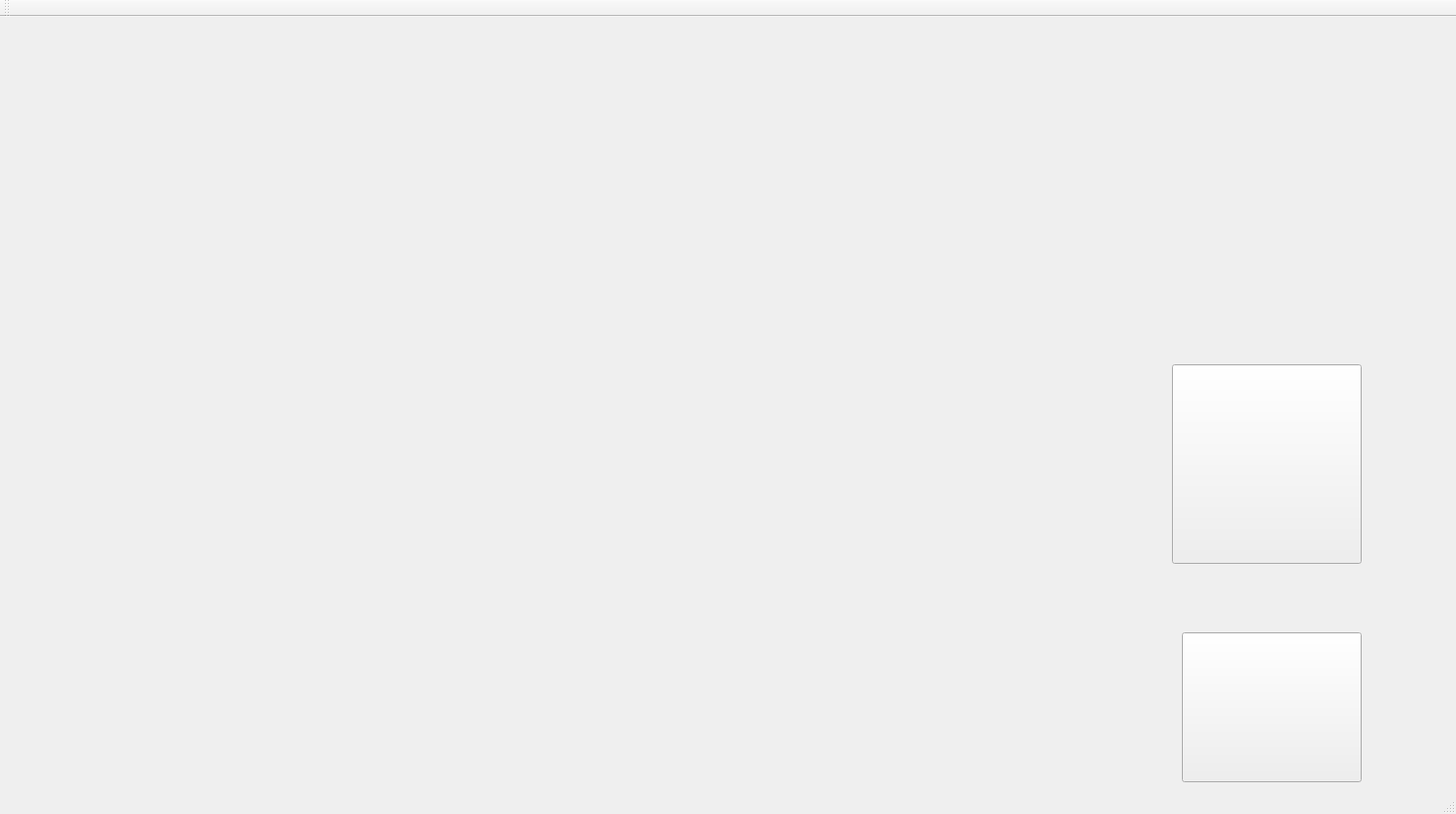
<?xml version="1.0" encoding="UTF-8"?>
<ui version="4.0">
 <class>MainWindow1</class>
 <widget class="QMainWindow" name="MainWindow1">
  <property name="geometry">
   <rect>
    <x>0</x>
    <y>0</y>
    <width>1466</width>
    <height>820</height>
   </rect>
  </property>
  <property name="minimumSize">
   <size>
    <width>1466</width>
    <height>820</height>
   </size>
  </property>
  <property name="maximumSize">
   <size>
    <width>1466</width>
    <height>820</height>
   </size>
  </property>
  <property name="windowTitle">
   <string>MainWindow1</string>
  </property>
  <widget class="QWidget" name="centralWidget">
   <widget class="QPushButton" name="pushButton">
    <property name="geometry">
     <rect>
      <x>1190</x>
      <y>620</y>
      <width>181</width>
      <height>151</height>
     </rect>
    </property>
    <property name="minimumSize">
     <size>
      <width>0</width>
      <height>0</height>
     </size>
    </property>
    <property name="maximumSize">
     <size>
      <width>16777215</width>
      <height>16777215</height>
     </size>
    </property>
    <property name="styleSheet">
     <string notr="true">border-image: url(:/image/d.png);</string>
    </property>
    <property name="text">
     <string/>
    </property>
   </widget>
   <widget class="QPushButton" name="pushButton_2">
    <property name="geometry">
     <rect>
      <x>1180</x>
      <y>350</y>
      <width>191</width>
      <height>201</height>
     </rect>
    </property>
    <property name="styleSheet">
     <string notr="true">border-image: url(:/image/e.png);</string>
    </property>
    <property name="text">
     <string/>
    </property>
   </widget>
  </widget>
  <widget class="QMenuBar" name="menuBar">
   <property name="geometry">
    <rect>
     <x>0</x>
     <y>0</y>
     <width>1466</width>
     <height>25</height>
    </rect>
   </property>
  </widget>
  <widget class="QToolBar" name="mainToolBar">
   <attribute name="toolBarArea">
    <enum>TopToolBarArea</enum>
   </attribute>
   <attribute name="toolBarBreak">
    <bool>false</bool>
   </attribute>
  </widget>
  <widget class="QStatusBar" name="statusBar"/>
 </widget>
 <layoutdefault spacing="6" margin="11"/>
 <resources/>
 <connections/>
</ui>
